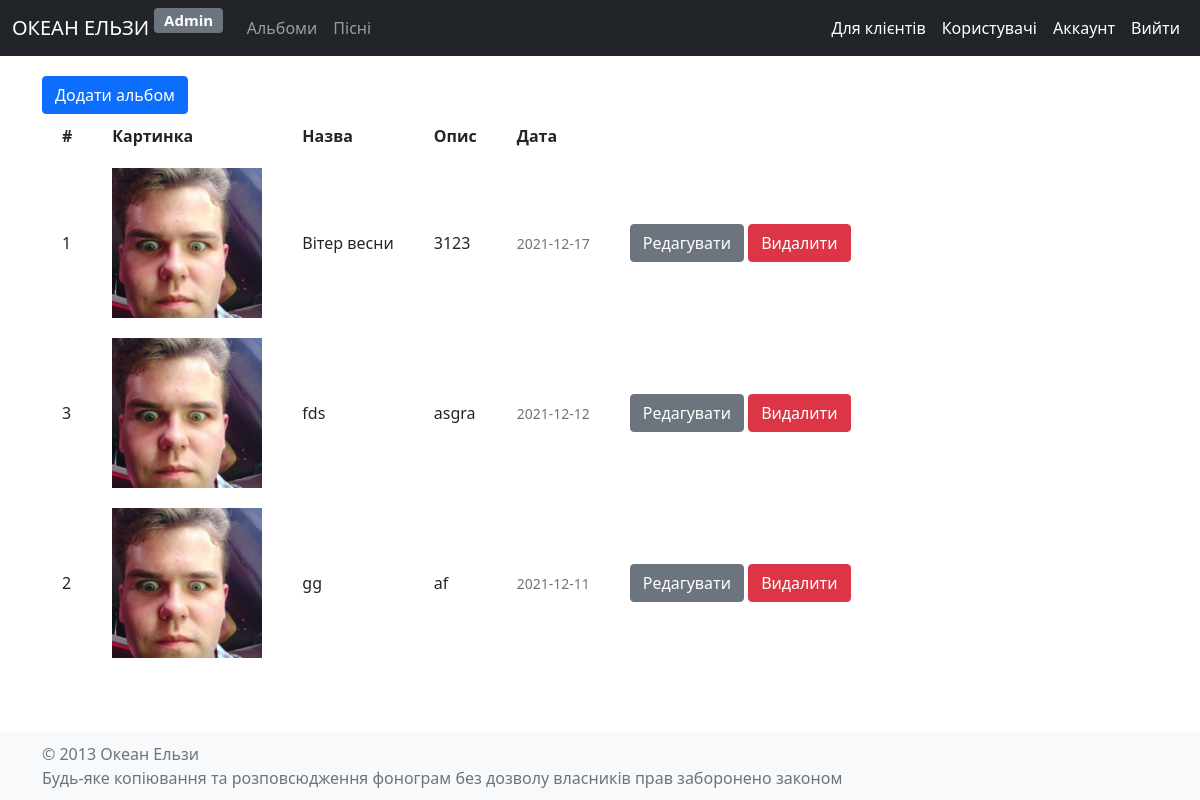
Page /admin/albums/ (signed in) on the committed database.
### models/models.py (models this page shows)
class Album(db.Model):
    __tablename__ = 'albums'
    id = db.Column(db.Integer, primary_key=True)
    name = db.Column(db.Text, nullable=False)
    description = db.Column(db.Text, nullable=False)
    src = db.Column(db.Text, nullable=False)
    date = db.Column(db.Text, nullable=False)
    songs = relationship('Song', backref='song', cascade="all,delete")

### decorators.py (the view)
    def authModeratorWrapper(*args, **kwargs):
        try:
            print('moderator decorator!!', current_user.role, current_user.role)
            if current_user.role == Role.admin or current_user.role == Role.moderator:
                return function(*args, **kwargs)
            return render_template('/admin/error.html', errorCode=403)
        except:
            print('moderator decorator!! except')
            return render_template('/admin/error.html', errorCode=401)

### blueprints/admin/albums.py (called while the page is built)
@albums.route('/')
@authModerator
def index():
    album = Album.query.order_by(Album.date.desc()).all()
    return render_template("admin/albums/index.html", album=album, Role=Role)

### models/models.py (called while the page is built)
@loginManager.user_loader
def load_user(user_id):
    return User.query.get(int(user_id))

### templates/admin/albums/index.html
{% extends 'admin/layout.html' %}
{% block content %}
    <a href="create-album">
        <button type="button" class="btn btn-primary">Додати альбом</button>
    </a>
    {% if album|length > 0 %}
        <table class="album">
            <tr>
                <th>#</th>
                <th>Картинка</th>
                <th>Назва</th>
                <th>Опис</th>
                <th>Дата</th>
                <th></th>
            </tr>
            {% for el in album %}
                <tr>
                    <td>{{ el.id }}</td>
                    <td>
                        <div class="wrapperImage">
                            <img src="/static/uploads/{{ el.src }}" alt="" class="image">
                        </div>
                    </td>
                    <td>
                        <div>{{ el.name }}</div>
                    </td>
                    <td>
                        <div>{{ el.description }}</div>
                    </td>
                    <td>
                        <small class="text-muted">{{ el.date }}</small>
                    </td>
                    <td>
                        <a href="/admin/albums/{{ el.id }}/update" class="updateAlbum">
                            <button type="button" class="btn btn-secondary">Редагувати</button>
                        </a>
                        <a href="/admin/albums/{{ el.id }}/del" class="deleteAlbum">
                            <button type="button" class="btn btn-danger">Видалити</button>
                        </a>
                    </td>
                </tr>
            {% endfor %}
        </table>
    {% else %}
        <p>Ще немає альбомів на сайті</p>
    {% endif %}
{% endblock %}

### static/style.css (style rules this page uses)
* { margin: 0; padding: 0; box-sizing: border-box; }
a, a:hover { text-decoration: none; color: black; }
img { width: 350px; }
.album tr, .album td, .album th { padding: 10px 20px; }
.wrapperImage { width: 150px; height: 150px; }
.image { width: 100%; height: 100%; object-fit: cover }
.deleteAlbum, .deleteAlbum:hover { color: red; text-decoration: none; }
.updateAlbum, .updateAlbum:hover { color: green; text-decoration: none; }

### rows in the picture
Album: id "1", src (picture), name "Вітер весни", description "3123", date "2021-12-17"
Album: id "3", src (picture), name "fds", description "asgra", date "2021-12-12"
Album: id "2", src (picture), name "gg", description "af", date "2021-12-11"
